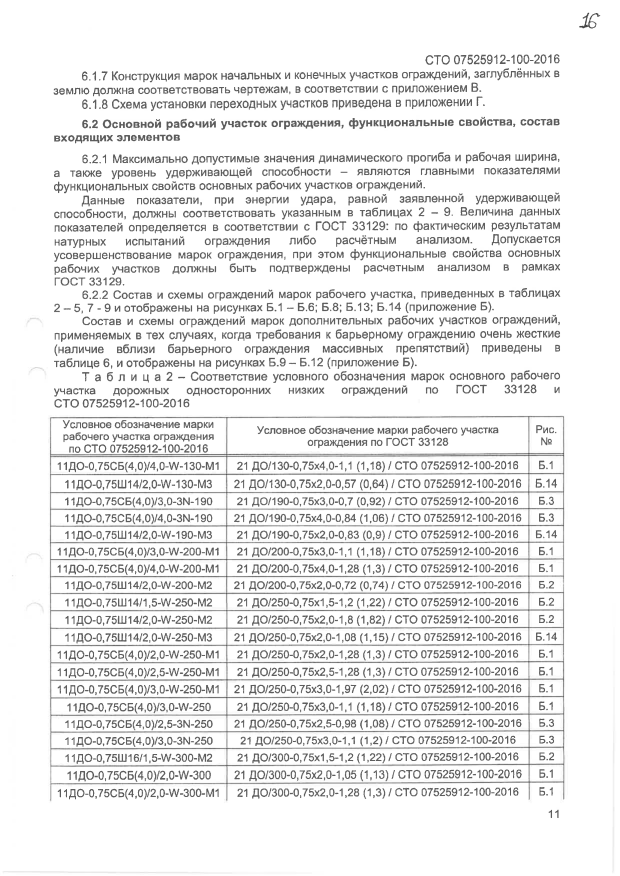
#> input picture data.png, 2479 x 3504 px (shown at 1/4 size)
$ python ocr.py
#> lines starting #> are read from the running program, lines starting #| are printed output that depends on the picture; after the words box and inside, x2 and y2 are one past the last pixel; in counts of white or black regions, pixels touching at a corner belong together
#> in main, ext_img is the input picture: PIL image 2479x3504 RGB; min 9, max 255, mean 234
### utils.py
import classes
import cv2 as cv
import subprocess as s
import os
import numpy as np
import xlsxwriter

# Применение морфологических операций

def isolate_lines(src, structuring_element):
	cv.erode(src, structuring_element, src, (-1, -1)) # Уменьшение белых пятен
	cv.dilate(src, structuring_element, src, (-1, -1)) # Увеличение белых пятен

# Проверка, является ли область внутри контура таблицей
# Если это таблица, возвращает ограничивающий прямоугольник.
# и соединения таблицы


MIN_TABLE_AREA = 50 # минимальная область таблицы
EPSILON = 3 # значение эпсилон для аппроксимации контура


def verify_table(contour, intersections):
    area = cv.contourArea(contour)

    if (area < MIN_TABLE_AREA):
        return (None, None)

    # ApprolyDP аппроксимирует полигональную кривую с заданной точностью
    curve = cv.approxPolyDP(contour, EPSILON, True)

    # boundingRect вычисляет ограничивающий прямоугольник набора точек (например, кривая)
    rect = cv.boundingRect(curve) # format of each rect: x, y, w, h

    # Находит количество соедиений в каждой интересующей области (ROI)
    # Формат находится в порядке строк и столбцов (поскольку для поиска используются массивы numpy).
    possible_table_region = intersections[rect[1]:rect[1] + rect[3], rect[0]:rect[0] + rect[2]]
    (possible_table_joints, _) = cv.findContours(possible_table_region, cv.RETR_CCOMP, cv.CHAIN_APPROX_SIMPLE)

    # Определение количество соединений таблицы в изображении.
    # Если меньше 5 соединений таблицы, то изображение, скорее всего, не является таблицей.

    if len(possible_table_joints) < 5:
        return (None, None)

    return rect, possible_table_joints


# Получение контуров таблицы
# [21 lines left out: functions get_contours, excel_export, not called in this run]

### Создание директории (для удобства)

def mkdir(path):
    if not os.path.exists(path):
        os.makedirs(path)

### Поиск таблиц на заданном изображении и сохранение их в отдельные файлы
def search_for_tables(image):
        NUM_CHANNELS = 3
        if len(image.shape) == NUM_CHANNELS:
            grayscale = cv.cvtColor(image, cv.COLOR_BGR2GRAY)

        MAX_THRESHOLD_VALUE = 255
        BLOCK_SIZE = 15
        THRESHOLD_CONSTANT = 0

        # фильтрация изображения
        filtered = cv.adaptiveThreshold(~grayscale, MAX_THRESHOLD_VALUE, cv.ADAPTIVE_THRESH_MEAN_C, cv.THRESH_BINARY, BLOCK_SIZE, THRESHOLD_CONSTANT)
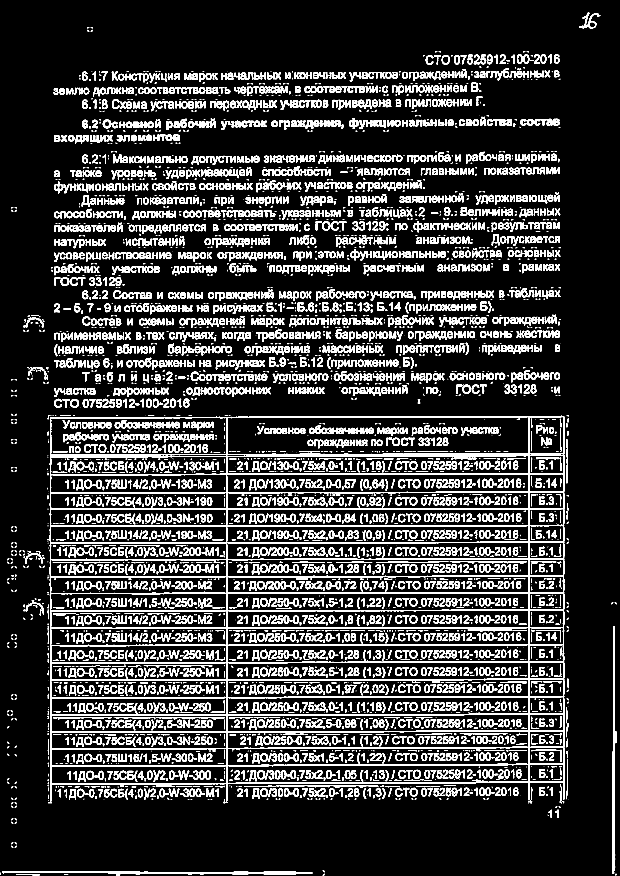
#> filtered: shape (3504, 2479) (shown at 1/4 size); 14.8% white; 5984 white regions (1753 under 20 px), largest, box (x1, y1, x2, y2) and area: (199, 1663, 2258, 3212) 238990, (8, 3484, 1249, 3496) 6894, (2448, 2507, 2460, 3495) 6689

        SCALE = 15

        horizontal = filtered.copy()
        vertical = filtered.copy()

        horizontal_size = int(horizontal.shape[1] / SCALE)
#> horizontal_size = 165
        horizontal_structure = cv.getStructuringElement(cv.MORPH_RECT, (horizontal_size, 1))
        isolate_lines(horizontal, horizontal_structure)
#> in isolate_lines, `cv.erode(src, structuring_element, src, (-1, -1))`: src: shape (3504, 2479); 2% white; 30 white regions (1 under 20 px), largest, box (x1, y1, x2, y2) and area: (282, 2033, 2175, 2039) 8375, (282, 2167, 2175, 2173) 8367, (281, 2302, 2174, 2309) 8114
#> in isolate_lines, `cv.dilate(src, structuring_element, src, (-1, -1))`:
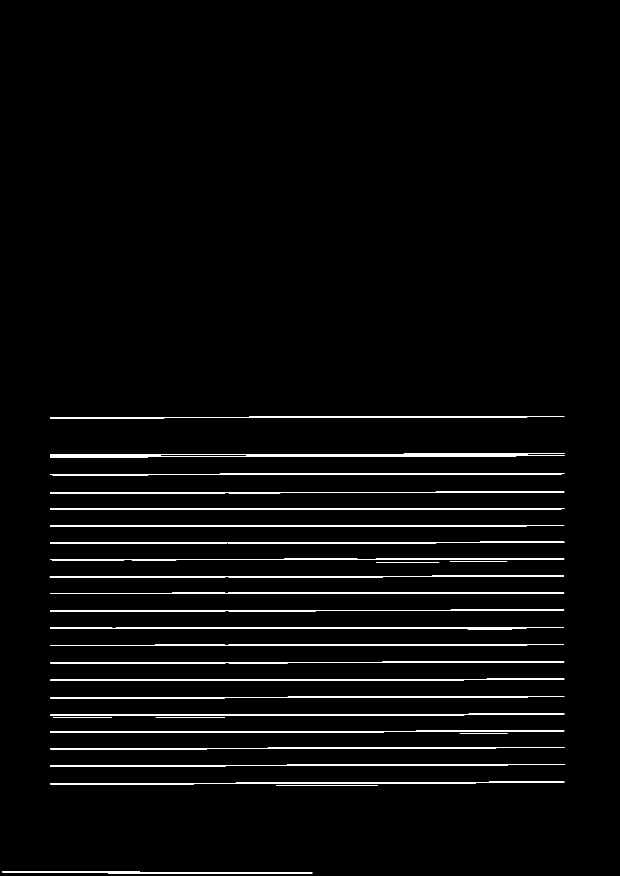
#> src: shape (3504, 2479) (shown at 1/4 size); 2.4% white; 30 white regions, largest, box (x1, y1, x2, y2) and area: (200, 2033, 2257, 2039) 9687, (200, 2167, 2257, 2173) 9679, (200, 1966, 2257, 1973) 9436

        vertical_size = int(vertical.shape[0] / SCALE)
#> vertical_size = 233
        vertical_structure = cv.getStructuringElement(cv.MORPH_RECT, (1, vertical_size))
#> vertical_structure = 233 values from 1 to 1
        isolate_lines(vertical, vertical_structure)
#> in isolate_lines (call 2), `cv.erode(src, structuring_element, src, (-1, -1))`: src: shape (3504, 2479); 0.21% white; 5 white regions, box (x1, y1, x2, y2) and area: (200, 1784, 205, 3091) 4078, (2252, 1780, 2256, 3084) 3794, (2451, 2623, 2459, 3378) 3776, (2114, 1780, 2118, 3085) 3556, (906, 1784, 909, 3096) 3226
#> in isolate_lines (call 2), `cv.dilate(src, structuring_element, src, (-1, -1))`:
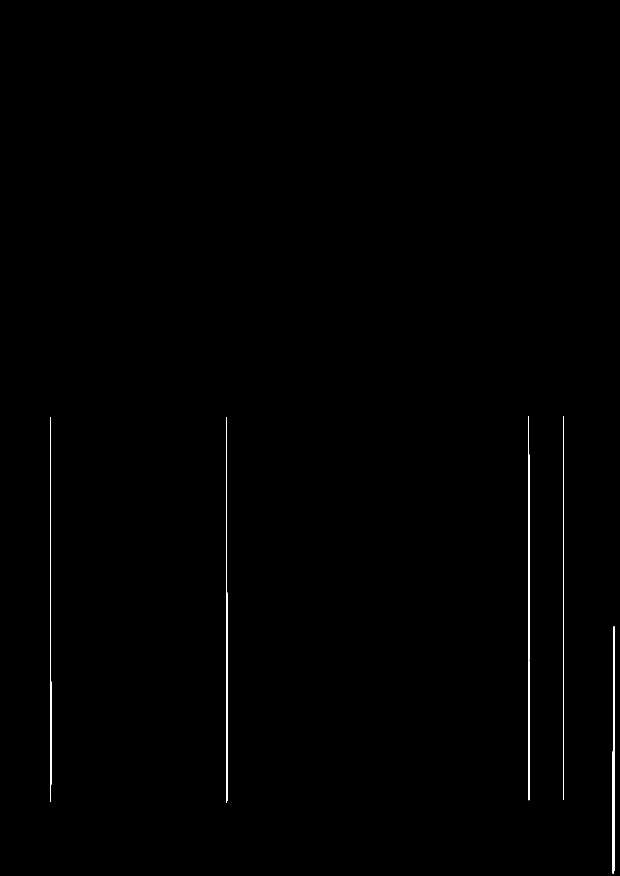
#> src: shape (3504, 2479) (shown at 1/4 size); 0.28% white; 5 white regions

        mask = horizontal + vertical
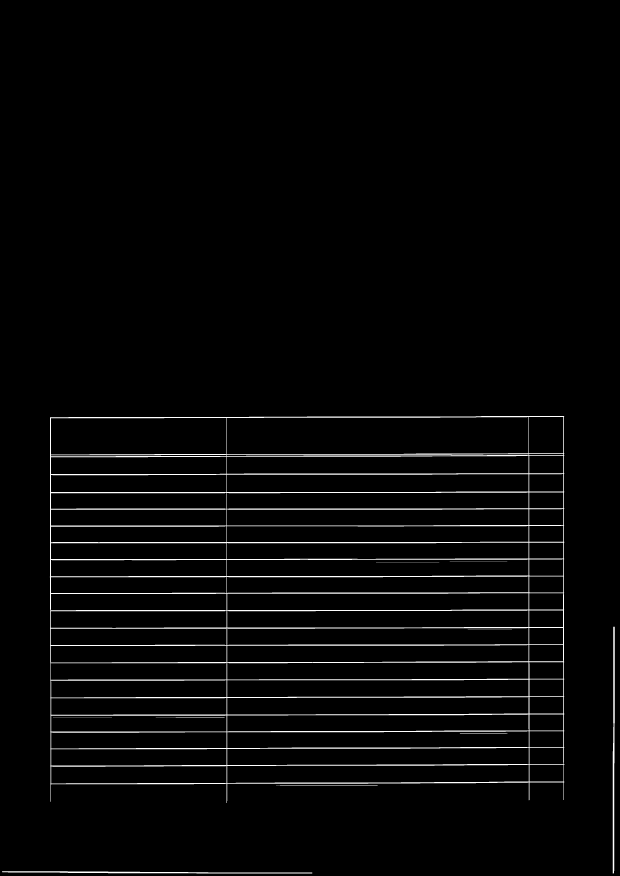
#> mask: shape (3504, 2479) (shown at 1/4 size); min 0, max 255, mean 6.7
        (contours, _) = cv.findContours(mask, cv.RETR_EXTERNAL, cv.CHAIN_APPROX_SIMPLE)
#> contours = 4 contours; box (x1, y1, x2, y2) and area: (199, 1664, 2258, 3212) 3014018, (2451, 2507, 2459, 3494) 4873, (8, 3485, 1249, 3494) 4808, (1104, 3142, 1511, 3144) 390

        intersections = cv.bitwise_and(horizontal, vertical)
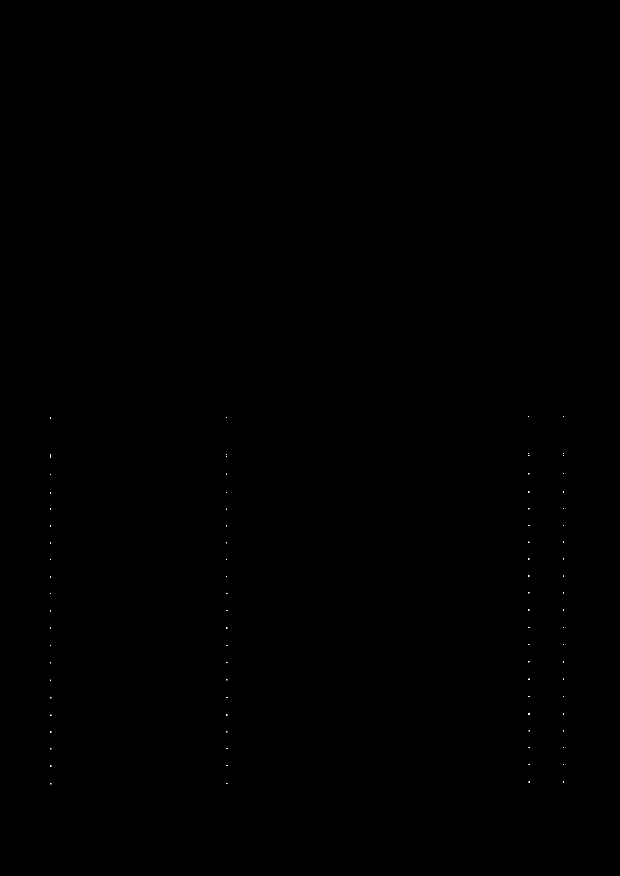
#> intersections: shape (3504, 2479) (shown at 1/4 size); 0.01% white; 88 white regions (86 under 20 px), largest, box (x1, y1, x2, y2) and area: (200, 1968, 204, 1973) 20, (200, 2102, 204, 2107) 20

        tables = []
        for i in range(len(contours)):
            (rect, table_joints) = verify_table(contours[i], intersections)
            if rect == None or table_joints == None:
                continue

            table = classes.Table(rect[0], rect[1], rect[2], rect[3])

            joint_coords = []
            for i in range(len(table_joints)):
                joint_coords.append(table_joints[i][0][0])
            joint_coords = np.asarray(joint_coords)

            sorted_indices = np.lexsort((joint_coords[:, 0], joint_coords[:, 1]))
            joint_coords = joint_coords[sorted_indices]

            table.set_joints(joint_coords)

            tables.append(table)

            cv.rectangle(image, (table.x, table.y), (table.x + table.w, table.y + table.h), (0, 255, 0), 1, 8, 0)
#> this loop made 4 passes
#> (area in verify_table, curve in verify_table, rect) on passes 1 to 3: (4807.5, [[8, 3485], [32, 3489], [1248, 3493]], (8, 3485, 1241, 9)), (390, [[1104, 3143], [1510, 3143]], (1104, 3143, 407, 1)), (4873, [[2458, 2507], [2453, 2507], [2451, 3493], [2456, 3483]], (2451, 2507, 8, 987))
#> after the loop, tables = 1 item
        out = "bin/"
        table_name = "table.jpg"
        mult = 3
        mkdir(out)
        mkdir("bin/table/")
        seached_tables = []
        k = len(tables)-1
#> k = 0
        for table in tables:
            table_name = "table"+str(k)+".jpg"

            table_roi = image[table.y:table.y + table.h, table.x:table.x + table.w]
            table_roi = cv.resize(table_roi, (table.w * mult, table.h * mult))

            seached_tables.append(table_roi)

            cv.imwrite(out + table_name, table_roi)
            k=k-1
#> this loop made 1 pass
#> (table_name, k) on pass 1: ('table0.jpg', -1)
#> pass 1, in search_for_tables, `table_roi = image[table.y:table.y + table.h, table.x:table.x + table.w]`:
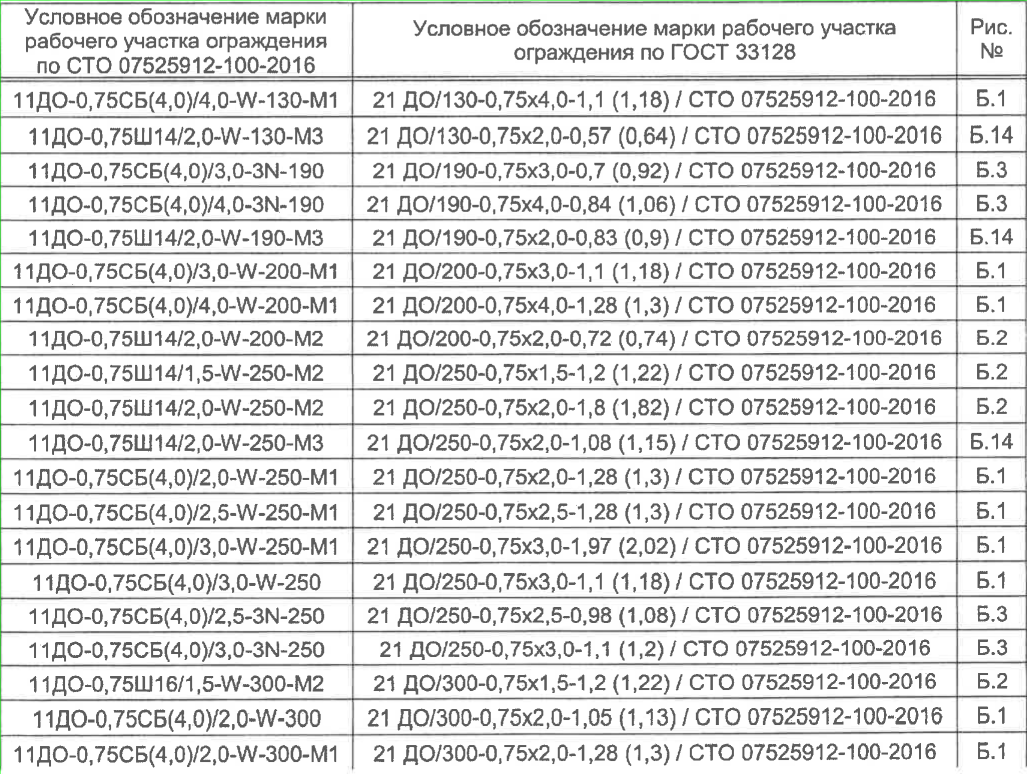
#> table_roi: shape (1548, 2054, 3) (shown at 1/2 size); mean B, G, R 221.8, 222.1, 221.8
#> after the loop, k = -1; seached_tables = 1 item
        return seached_tables

# Удаление всего текста из области найденой таблицы для выявления всех существующих ячеек,
# для избежания долонительных ошибок сканирования table - изображение самой таблицы

def remove_text(table):
    table = cv.cvtColor(table, cv.COLOR_BGR2GRAY)
    thresh = 200
    img_binary = cv.threshold(table, thresh, 255, cv.THRESH_BINARY_INV)[1]
    cv.imwrite('black-and-white.png',img_binary)

    fields = classes.Data_table.text_recording(file=img_binary, type='StringList')

    for field in fields:
        heigh = field[0][2][1] - field[0][0][1]
        buff = heigh * 0.15
        field[0][0][1] = int(field[0][0][1] + buff/2)
        field[0][2][1] = int(field[0][2][1] - buff/2)
        cv.rectangle(img_binary,
                    pt1=(int(field[0][0][0]), int(field[0][0][1])),
                    pt2=(int(field[0][2][0]), int(field[0][2][1])),
                    color=(0,0,0), thickness=-1)

    thickness = int(table.shape[1] * 0.015)
    cv.rectangle(img_binary,(0,0),(table.shape[1],table.shape[0]),(255,255,255), thickness=thickness)
    cv.imwrite("resultIMg.png", img_binary)
    return img_binary

### classes.py
import easyocr
import utils
import cv2 as cv

class Data_table:
    # [44 lines left out: functions __init__, sort_contours, crop_img, not called in this run]


    # Статический метод распознавания таблицы. Имеет два типа для распознавнаия
    # String - распозование всего текста на изображении (Используется для ячеек)
    # StringList - Распознавание текста на изображении с координатами углов (Используется для нахождения ячеек)
    @staticmethod
    def text_recording(file, type='String'):
        reader = easyocr.Reader(["ru", "en"], gpu=True)
        if type == 'StringList':
            return reader.readtext(file, detail=1)
        elif type == 'String':
            return ''.join(reader.readtext(file, detail=0, paragraph=True))


class Table:
    def __init__(self, x, y, w, h):
        self.x = x
        self.y = y
        self.w = w
        self.h = h
        self.joints = None

    def __str__(self):
        return "(x: %d, y: %d, w: %d, h: %d)" % (self.x, self.x + self.w, self.y, self.y + self.h)

    # Сохраняет координаты соединений таблицы.
    # Предполагается, что соединения n-мерного массива отсортированы в порядке возрастания.
    def set_joints(self, joints):
        if self.joints != None:
            raise ValueError("Invalid setting of table joints array.")

        self.joints = []
        row_y = joints[0][1]
        row = []
        for i in range(len(joints)):
            if i == len(joints) - 1:
                row.append(joints[i])
                self.joints.append(row)
                break

            row.append(joints[i])

            # Если при следующем добавлении получается новая координата y,
            # Начинаем новую строчку.
            if joints[i + 1][1] != row_y:
                self.joints.append(row)
                row_y = joints[i + 1][1]
                row = []

    # печать координат соединений таблицы
    # [48 lines left out: functions print_joints, get_table_entries, get_entry_bounds_in_row, not called in this run]

### ocr.py
from classes import Data_table
import numpy as np
import cv2 as cv
from PIL import Image
import utils
from classes import Table
import xlsxwriter
import time
import os

# получение данных таблицы
def get_data_table(table, couters):
    return Data_table(table, couters).data_table

def main():
    start = time.time()

    # image_path = input("Введите путь к файлу для скаинрования:")
    image_path =  r'data.png'

    ext_img = Image.open(image_path)
    utils.mkdir("data/")
    ext_img.save("data/target.png", "PNG")
    image = cv.imread("data/target.png")

    tables = utils.search_for_tables(image)
#> tables = 1 item

    tabular_data = []

    for table in tables:
        contours = utils.get_contours(utils.remove_text(table))
        tabular_data = Data_table(table, contours).data_table
#> this loop made 1 pass
#> thresh in remove_text on pass 1: 200
#> pass 1, in remove_text, `img_binary = cv.threshold(table, thresh, 255, cv.THRESH_BINARY_INV)[1]`:
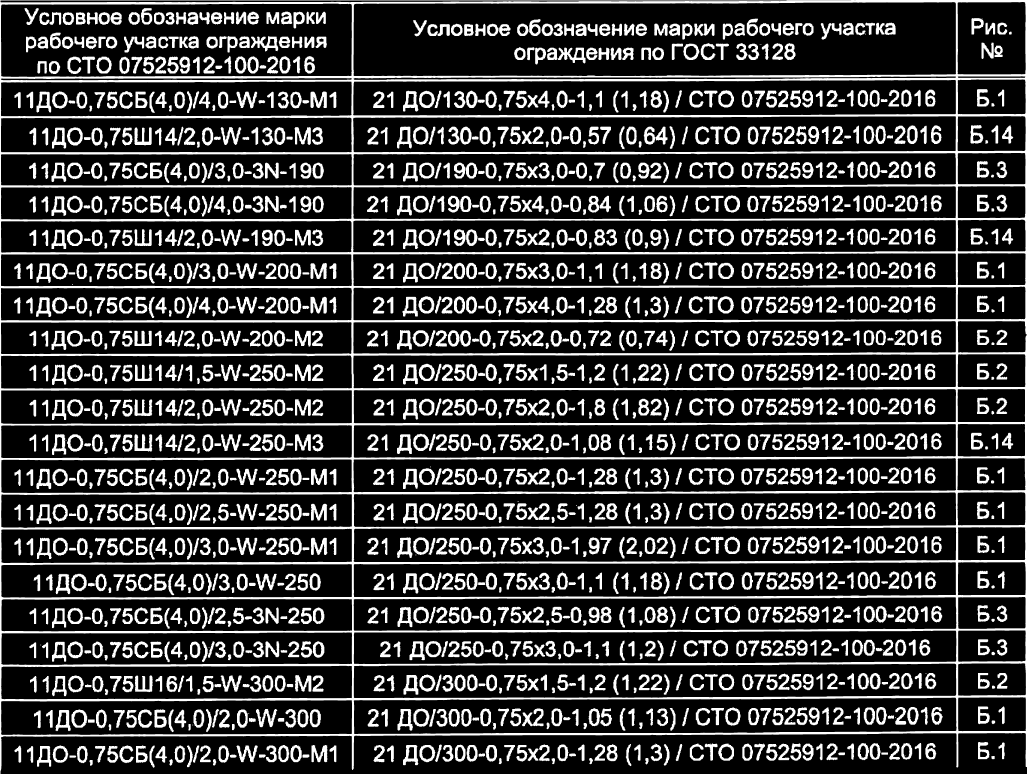
#> img_binary: shape (4644, 6162) (shown at 1/6 size); 22.4% white; 1794 white regions (37 under 20 px), largest, box (x1, y1, x2, y2) and area: (0, 0, 6162, 4644) 1936352, (3346, 286, 3513, 381) 7259, (1506, 217, 1669, 309) 6968

    utils.excel_export(tabular_data)
    print(tabular_data)
    end = time.time() - start
    print(end)
    os.system("pause")


if __name__ == "__main__":
    main()
#> (the call stopped at in text_recording, `reader = easyocr.Reader(["ru", "en"], gpu=True)`: easyocr is not available in this run)

$ run again, with bin/cells/cell 0 0.jpg saved as data.png
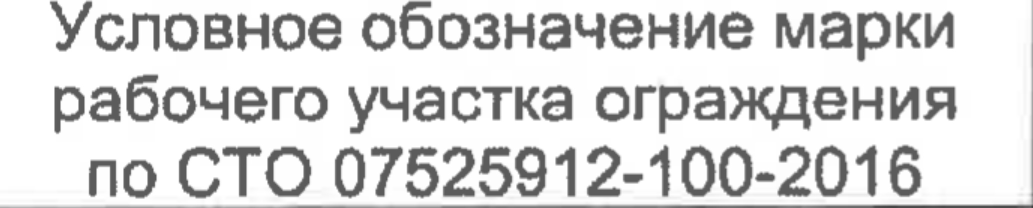
#> input picture bin/cells/cell 0 0.jpg, 2065 x 415 px (shown at 1/2 size)
#> in main, ext_img is the input picture: PIL image 2065x415 RGB; min 54, max 255, mean 217.9
#> in search_for_tables, `filtered = cv.adaptiveThreshold(~grayscale, MAX_THRESHOLD_VALUE, cv.AD..`:
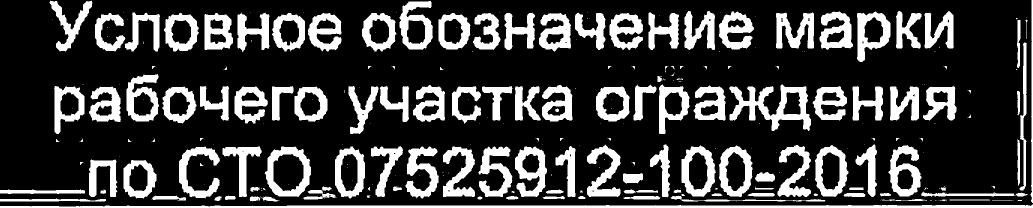
#> filtered: shape (415, 2065) (shown at 1/2 size); 23.9% white; 286 white regions (140 under 20 px), largest, box (x1, y1, x2, y2) and area: (0, 409, 2065, 415) 7943, (1458, 169, 1622, 262) 6157, (529, 293, 622, 394) 3788
#> in search_for_tables, `mask = horizontal + vertical`:
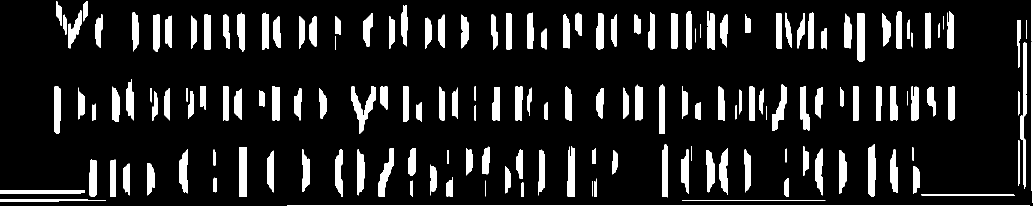
#> mask: shape (415, 2065) (shown at 1/2 size); 12.9% white; 176 white regions
#> contours = 176 contours, 10 with area under 20; largest, box (x1, y1, x2, y2) and area: (0, 410, 2065, 415) 5582, (2041, 85, 2053, 378) 1401, (478, 294, 493, 394) 1334, (1736, 289, 1751, 394) 1292, (1715, 26, 1729, 124) 1241
#> intersections: shape (415, 2065); every value is 0
#> the loop in search_for_tables, `for i in range(len(contours)):` made 176 passes
#> (area in verify_table, curve in verify_table, rect) on passes 1, 3, 4: (5581.5, [[2064, 412], [0, 414]], (0, 412, 2065, 3)), (472.5, [[0, 399], [211, 401]], (0, 399, 212, 3)), (332, [[1842, 389], [2029, 390]], (1842, 389, 188, 2))
#> after the loop in search_for_tables, `for i in range(len(contours)):`: tables = []
#> in search_for_tables, `k = len(tables)-1`: k = -1
#> after the loop in search_for_tables, `for table in tables:`: seached_tables = []
